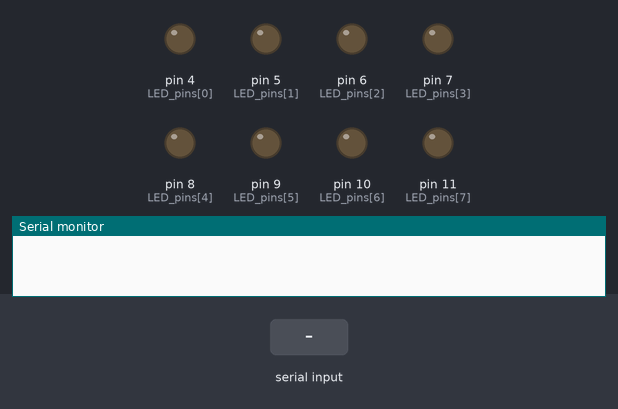
This sketch was run on a simulated Arduino Uno, built with avr-gcc and run on an emulated ATmega328P. Parts: output pins drawn as LEDs (lit = HIGH), the last lines printed to the serial monitor. The inputs (shaded band) are chosen by the test bench.

Above: at 1.2 s.
1.3 s: "5\n" received over the second serial link
At 2.0 s:
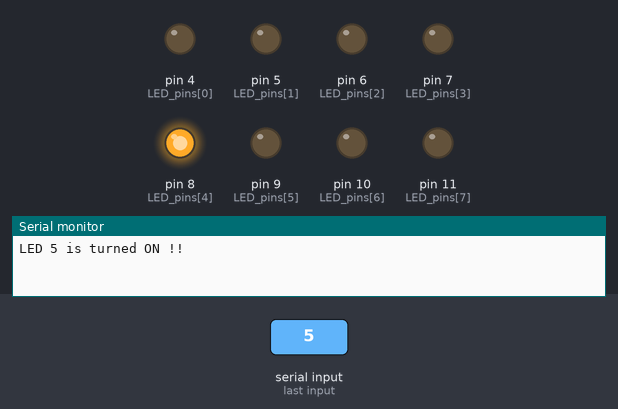
Timing chart, 0 to 4.3 s (numbered marks = the images above; inputs shaded):
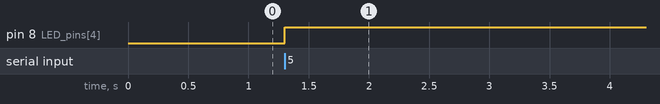

The sketch:

CH_26_05.ino
```cpp
#include <SoftwareSerial.h>

// SoftwareSerial(RX, TX) 형식으로 블루투스 모듈과 교차하여 연결된다.
SoftwareSerial BTSerial(2, 3);
int LED_pins[] = {4, 5, 6, 7, 8, 9, 10, 11};  // LED 연결 핀
boolean LED_state[8];
String buffer = "";

void setup()
{
  Serial.begin(9600);     // 컴퓨터와의 시리얼 통신 초기화
  BTSerial.begin(9600);     // 블루투스 모듈 초기화

  for(int i = 0; i < 8; i++){
    pinMode(LED_pins[i], OUTPUT); // LED 연결 핀을 출력으로 설정
    LED_state[i] = false;   // LED는 꺼진 상태로 시작
    digitalWrite(LED_pins[i], LED_state[i]);
  }
}

void loop()
{
  if(BTSerial.available()){   // 수신 데이터가 존재하는 경우
    byte data = BTSerial.read();    // 바이트 데이터 읽기
    if(data == '\n'){     // 개행문자 발견
      int index = buffer.toInt();   // 버퍼 내용을 정수로 변환
      if(index >= 1 && index <= 8){ // LED 번호인 경우 처리
        int arrayIndex = index - 1;
        LED_state[arrayIndex] = !LED_state[arrayIndex];
        digitalWrite(LED_pins[arrayIndex], LED_state[arrayIndex]);

        Serial.print(String("LED ") + index + " is turned ");
        if(LED_state[arrayIndex]) Serial.println("ON !!");
        else Serial.println("OFF !!");
      }
      buffer = "";      // 수신 버퍼 비움
    }
    else buffer += (char)data;  // 개행문자가 아닌 경우 수신 버퍼에 저장
  }
}
```

Measured:
- after the input at 1.3 s, pin 8 (LED_pins[4]): LOW → HIGH at once
